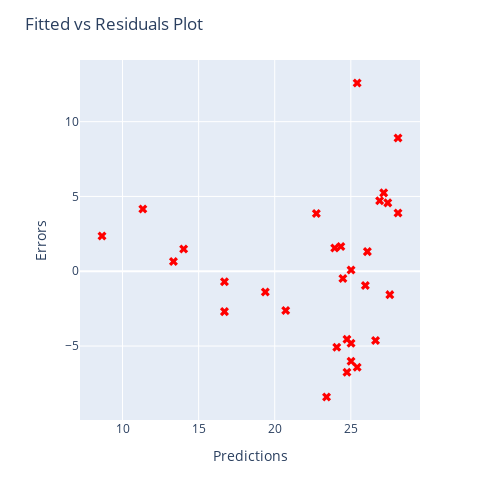

Write notebook code for a chart like this one.
### Markdown cell above
This model looks OK - as it goes, it is capturing the general trend of the association, but you'll notice that the errors are much larger at lower values of horsepower.

This means there is *systematicity* (a nonrandom pattern) in the errors. For a well-fitting linear regression - in fact, for any well-fitting model - we would like the errors to be randomly distributed around the regression line.

*Systematicity in the errors suggests that there is information in the data which is not being used by the model.* This suggests that a more complex model might be needed, to make use of this additional information.

We can elicit this same information using a "fitted vs residuals" plot. This is where we create a scatterplot of the fitted values ($\hat{y}$) from the model against the error values ($e_i$) from the model. This plot can help us check for systematicity in the errors.

The code cell below creates such a plot:

### Code cell
# inspect the fitted vs residuals plot
fig = px.scatter(x=predictions_lin_reg_1, y=errors)
fig.update_layout(width=500, height=500, xaxis_title='Predictions',
    yaxis_title='Errors', title="Fitted vs Residuals Plot")
fig.update_traces(marker=dict(symbol='x', size=8, color='red'))
fig.show()

### Figure 1 — Plotly figure (JSON) as saved in the notebook; plotly's stock layout.template omitted (floating-point values rounded to 4 significant figures)
{"data": [{"hovertemplate": "x=%{x}<br>y=%{y}<extra></extra>", "legendgroup": "", "marker": {"color": "red", "size": 8, "symbol": "x"}, "mode": "markers", "name": "", "orientation": "v", "showlegend": false, "type": "scatter", "x": [22.73, 24.48, 23.4, 24.08, 23.94, 20.72, 14.02, 28.1, 13.34, 26.09, 19.38, 25.01, 25.01, 25.95, 11.33, 16.7, 27.56, 24.75, 25.42, 27.43, 24.75, 25.01, 26.89, 27.16, 8.65, 24.34, 25.42, 16.7, 28.1, 26.62], "xaxis": "x", "y": [3.866, -0.478, -8.405, -5.076, 1.559, -2.622, 1.485, 3.9, 0.6552, 1.312, -1.381, -4.815, -6.015, -0.9535, 4.167, -0.6982, -1.563, -4.546, 12.58, 4.571, -6.746, 0.08548, 4.708, 5.239, 2.35, 1.656, -6.417, -2.698, 8.9, -4.624], "yaxis": "y"}], "layout": {"height": 500, "legend": {"tracegroupgap": 0}, "margin": {"t": 60}, "title": {"text": "Fitted vs Residuals Plot"}, "width": 500, "xaxis": {"anchor": "y", "domain": [0, 1], "title": {"text": "Predictions"}}, "yaxis": {"anchor": "x", "domain": [0, 1], "title": {"text": "Errors"}}}}
